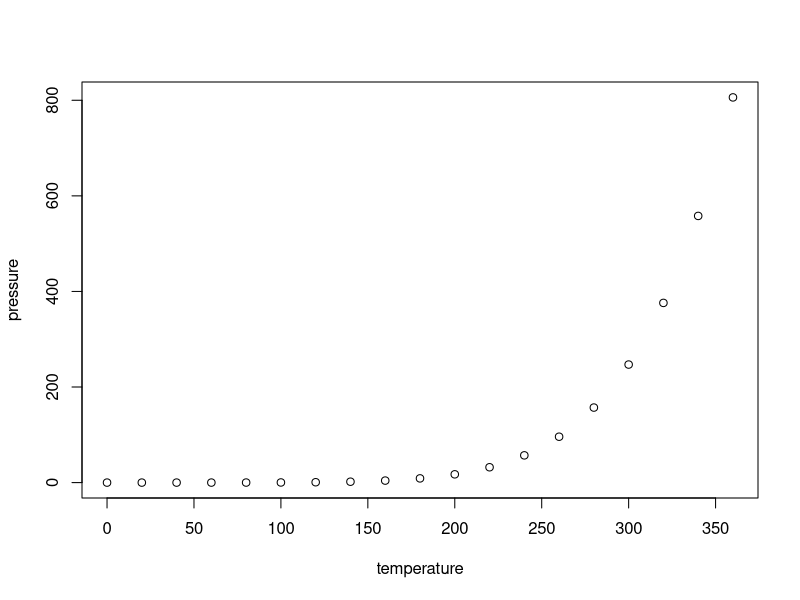
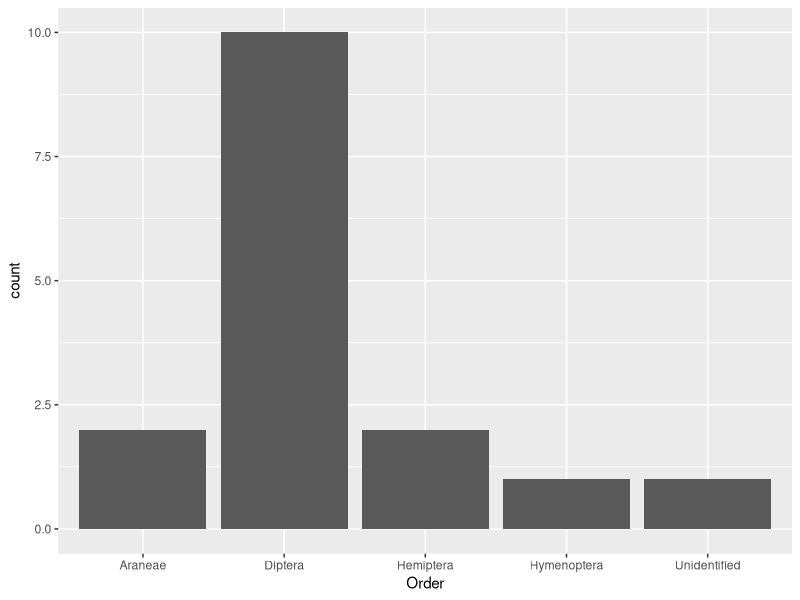
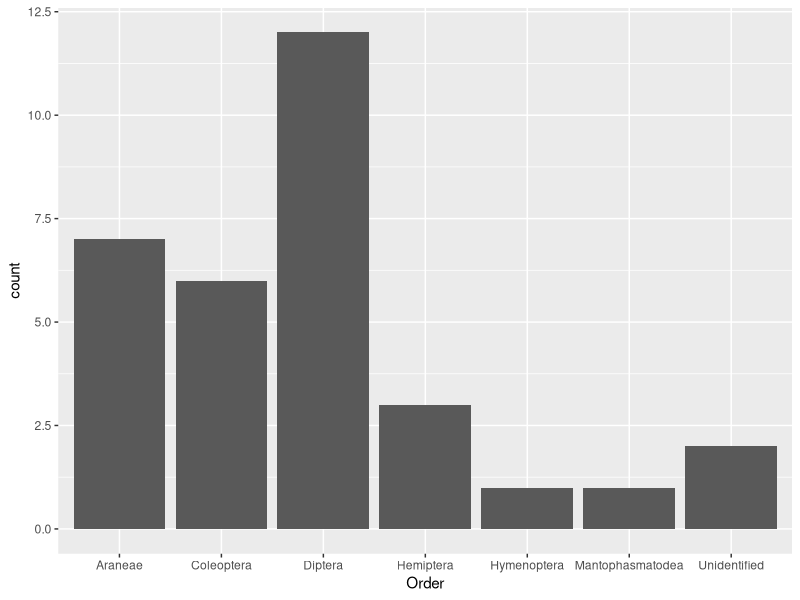
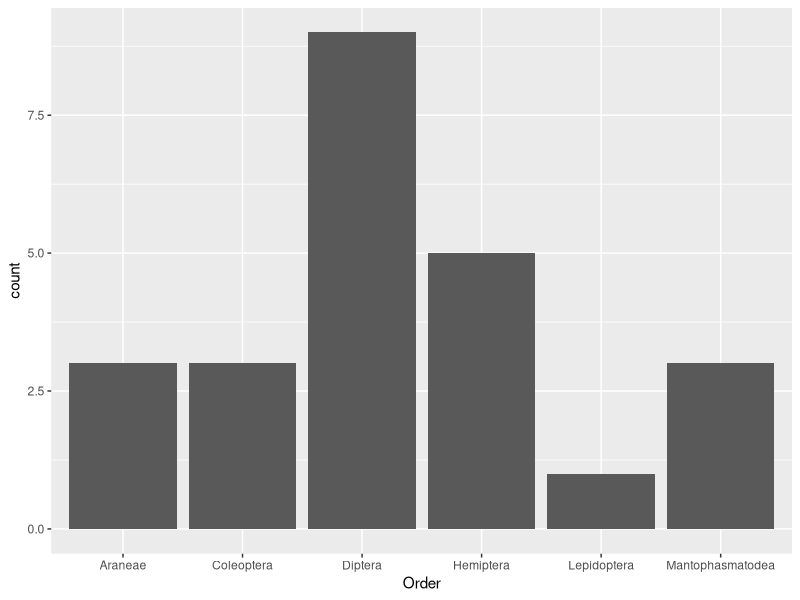

Source code (R) for these figures, in order:
## ---- chunk 1
knitr::opts_chunk$set(echo = TRUE)
## ---- chunk 2
summary(cars)
## ---- chunk 3
plot(pressure)
## ---- chunk 4
library(dplyr)
library(ggplot2)

insect = read.csv("Bug data - Sheet2.csv")

insect.2015 = insect %>% filter(Site == 2015)
insect.2007 = insect %>% filter(Site == 2007) 
insect.2013 = insect %>% filter(Site == 2013) 
## ---- chunk 5
# 2013
ggplot(data = insect.2013, aes(Order)) + geom_bar()

# 2015
ggplot(data = insect.2015, aes(Order)) + geom_bar()

# 2007
ggplot(data = insect.2007, aes(Order)) + geom_bar()
